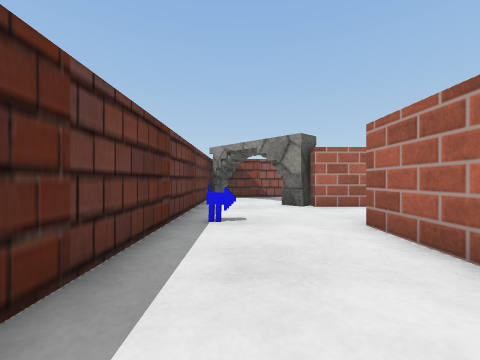
View 1 (above)

18 first-person views from a walk through a world built for the Webots simulator. The camera is 0.18 m above the floor, looks level and sees 90° across. The floor is counted in squares, 0.2 m on a side. Each view is taken from the middle of a square. On the plan, view 1 faces up. The plan holds only what a view shows up to about 10 squares ahead; the rest is blank. Robots are left out. Simple shapes and patterns stand in for the simulator's stock objects.

View 2
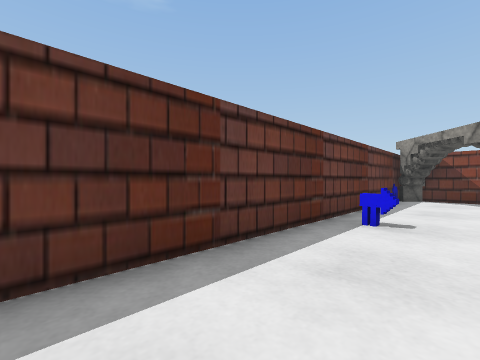

View 3
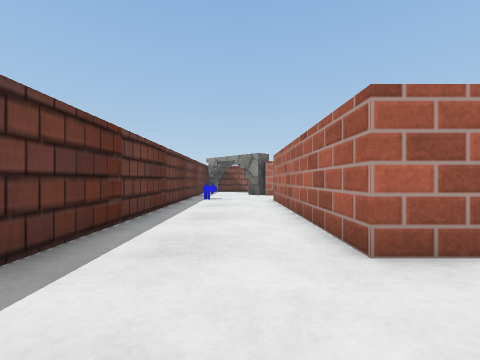

View 4
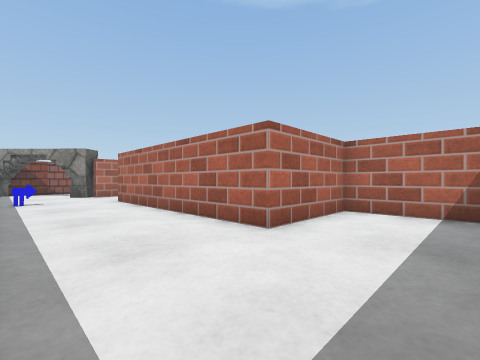

View 5
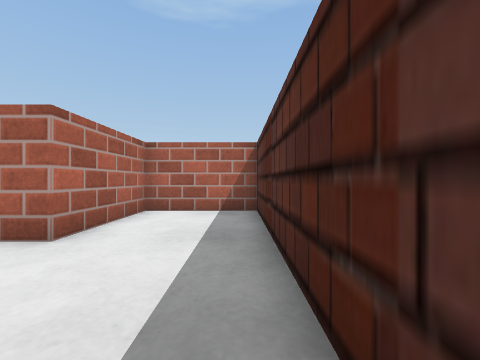

View 6
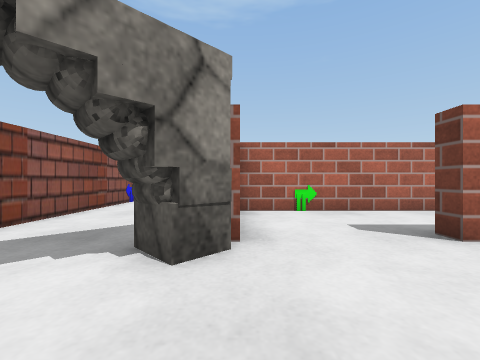

View 7
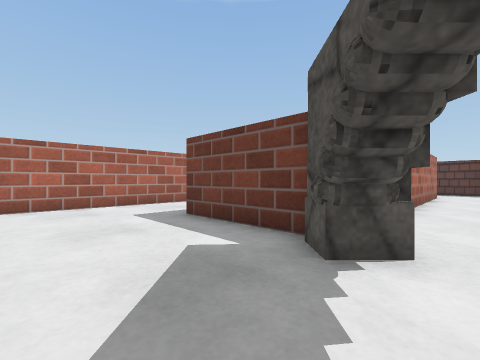

View 8
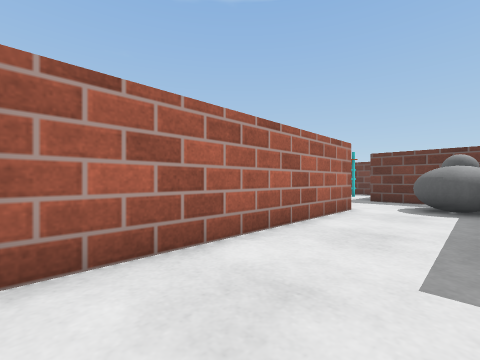

View 9
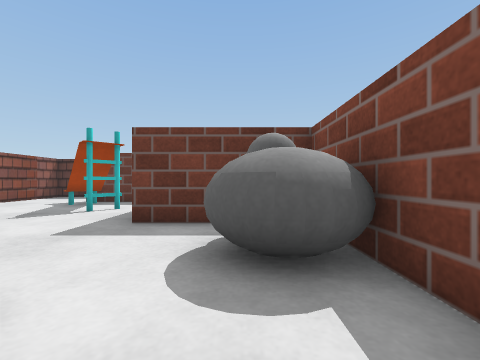

View 10
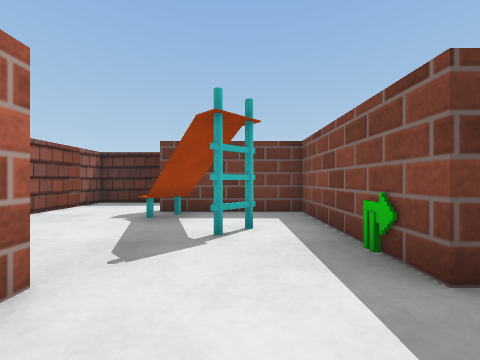

View 11
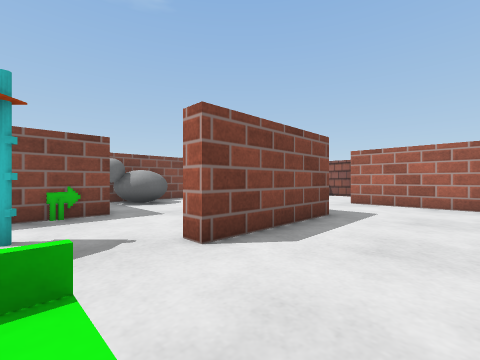

View 12
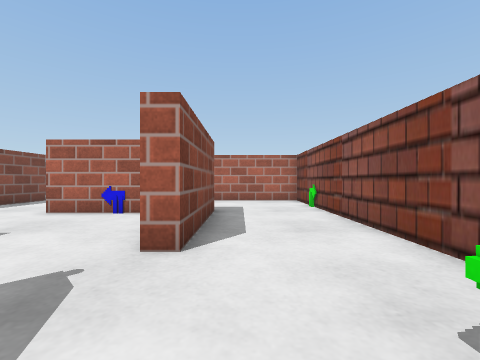

View 13
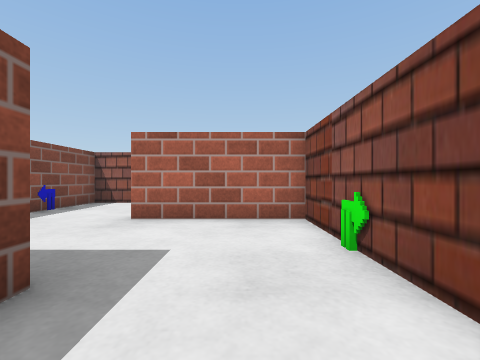

View 14
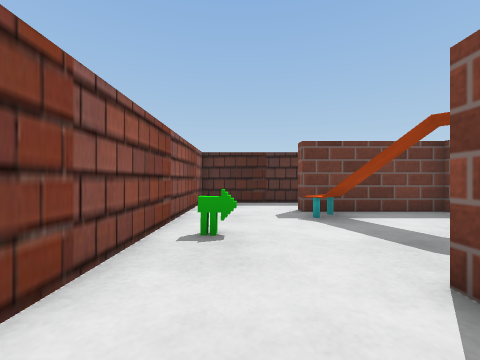

View 15
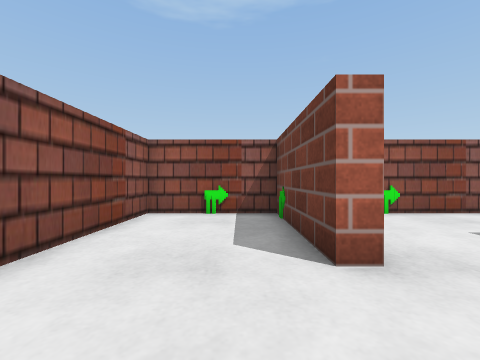

View 16
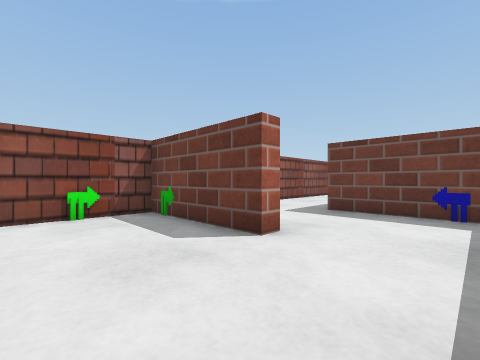

View 17
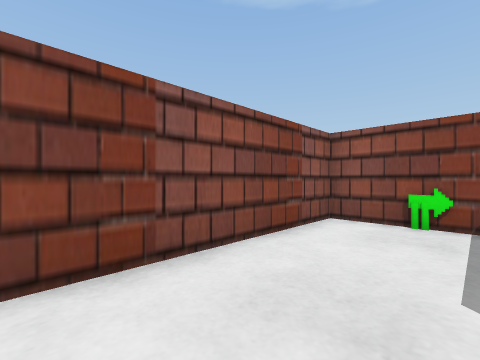

View 18
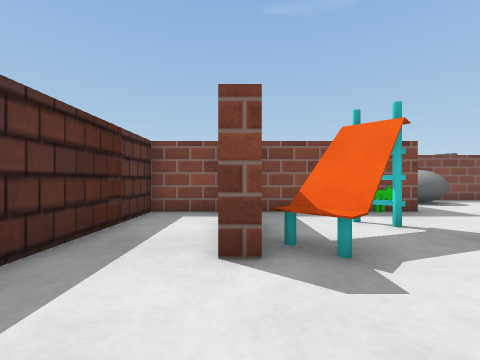

### Floor plan
Points are (right, up) in squares from view 1. A wall is a line through its corners. A room is listed if a view was taken in it or the views show most of it. See-through windows are left out.
Room 1 (views 1, 2, 3, 4, 5, 6, 7, 8, 9, 10, 11, 12, 13, 14, 15, 16, 17)
walls: (6.5, 4.5) (6.5, 1) (10.2, 1) (10.2, -3.7) (14.3, -3.7); (6, 2.2) (6, 8); (11.4, 5) (14.3, 5) (14.3, 1) (13.8, 1); (6.5, 8) (6.5, 6.5); (12.4, 4.5) (9.7, 4.5) (9.7, 12); (4.2, 8) (2.5, 8); (2.9, 8.5) (6.5, 8.5); (9, 12.5) (3.5, 12.5); (1, 12.5) (-0.6, 12.5); (-1.5, 11.5) (-1.5, -3.5); (17.5, -3.5) (17.5, 8.5) (13.5, 8.5) (13.5, 9) (17.5, 9) (17.5, 12.5) (10.2, 12.5) (10.2, 10.4); (-0.5, -6.5) (6, -6.5) (6, -3.3) (2.5, -3.3) (2.5, 4.7) (3, 4.7)
ways out: opening at (16, -4) to room 2
objects: other object (-1, 5) to (0, 5); rock (-1, 11) to (0, 12); rock (1, 8) to (3, 10); other object (6, 6); cat (7, 2) to (8, 4); other object (9, 12); other object (10, 0); other object (10, 10); other object (11, 5); other object (12, -3) to (14, -1); other object (12, 4); other object (16, -1); other object (17, 6); other object (17, 9); other object (17, 11)
Room 2 (view 18)
walls: (14.3, -3.7) (14.3, -4.3); (10.2, -4.5) (10.2, -6.5) (17.5, -6.5) (17.5, -3.5)
ways out: opening at (16, -4) to room 1

Where each view was taken, in squares from view 1:
view 1: 0 up, 0 right, facing up
view 2: 0 up, 1 right, facing up-left
view 3: 6 down, 1 right, facing up
view 4: 6 down, 1 left, facing up-right
view 5: 6 down, 1 left, facing right
view 6: 8 up, 1 left, facing right
view 7: 12 up, 1 right, facing down-right
view 8: 12 up, 7 right, facing down-right
view 9: 6 up, 8 right, facing down
view 10: 3 up, 12 right, facing down
view 11: 1 down, 17 right, facing up-left
view 12: 2 down, 15 right, facing up
view 13: 3 up, 16 right, facing up
view 14: 3 up, 16 right, facing down
view 15: 10 up, 11 right, facing right
view 16: 12 up, 11 right, facing down-right
view 17: 10 up, 12 right, facing up-right
view 18: 4 down, 17 right, facing left
